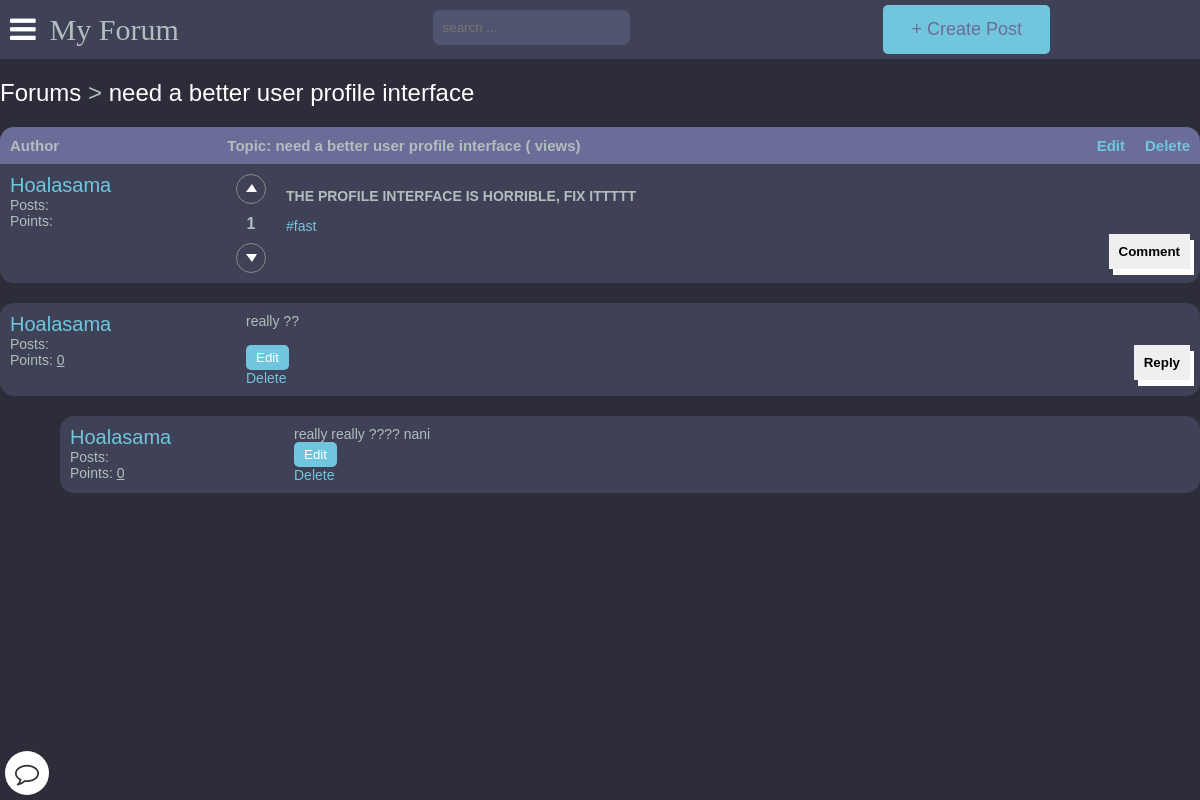
/detail/need-a-better-user-profile-interface-biwmhrnJ/ (signed in), run on the app's committed database.
### main/models.py (models this page shows, shortened)
class Post(models.Model):
    title = models.CharField(max_length=400)
    slug = models.SlugField(max_length=400, unique=True, blank=True)
    user = models.ForeignKey(Author, on_delete=models.CASCADE)
    content = HTMLField()
    categories = models.ManyToManyField(Category)
    date = models.DateTimeField(auto_now_add=True)
    approved = models.BooleanField(default=True)
    image = models.ImageField(upload_to='post_images', blank=True, null=True)
    hit_count_generic = GenericRelation(HitCount, object_id_field='object_pk',
        related_query_name='hit_count_generic_relation'
    )
    tags = TaggableManager()
    comments = models.ManyToManyField(Comment, blank=True)
    def get_vote_count(self):
        upvotes = Vote.objects.filter(post=self, activity_type=Vote.UP_VOTE).count()
        downvotes = Vote.objects.filter(post=self, activity_type=Vote.DOWN_VOTE).count()
        return upvotes - downvotes
    def get_url(self):
        return reverse("detail", kwargs={
            "slug":self.slug
        })
    class Meta:
        ordering = ['-date']

class Author(models.Model):
    user = models.ForeignKey(User, on_delete=models.CASCADE)
    fullname = models.CharField(max_length=40, blank=True)
    slug = models.SlugField(max_length=400, unique=True, blank=True)
    bio = HTMLField(default='none')
    points = models.IntegerField(default=0)
    email = models.EmailField(unique=False,default="example@gmail.com", validators=[EmailValidator(message="Invalid email format")])
    profile_pic = ResizedImageField(size=[400, 400], quality=100, upload_to="authors", default="defaults/default_profile_pic.jpg", null=True, blank=False)
    ROLES = (
        ('user','User'),
        ('teacher','Teacher'),
        ('admin','Admin'),
    )
    roles = models.CharField(max_length=50, choices=ROLES, default="user")

class Comment(models.Model):
    user = models.ForeignKey(Author, on_delete=models.CASCADE)
    content = models.TextField()
    date = models.DateTimeField(auto_now_add=True)
    replies = models.ManyToManyField(Reply, blank=True)

class Reply(models.Model):
    user = models.ForeignKey(Author, on_delete=models.CASCADE)
    content = models.TextField()
    date = models.DateTimeField(auto_now_add=True)
    class Meta:
        verbose_name_plural = "replies"

### main/views.py (the view, shortened to what this page needs)
# urls.py: path("detail/<slug>/", detail, name="detail"),
def detail(request, slug):
    post = get_object_or_404(Post, slug = slug)
    post = Post.objects.get(pk=post.id)
    author = get_object_or_404(Author, user=request.user)
    if request.user.is_authenticated:
        author = Author.objects.get(user=request.user)
    context = {
        "post":post,
        "title": post.title,
        "author": author,
    }
    update_views(request, post)
    return render(request, "detail.html", context)

### main/utils.py (called while the page is built)
def update_views(request, object):
    context ={}
    hit_count = get_hitcount_model().objects.get_for_object(object)
    hits = hit_count.hits
    hitcontext = context["hitcount"] = {"pk": hit_count.pk}
    hit_count_response = HitCountMixin.hit_count(request, hit_count)
    if hit_count_response.hit_counted:
        hits = hits+1
        hitcontext["hitcounted"] = hit_count_response.hit_counted
        hitcontext["hit_message"] = hit_count_response.hit_message
        hitcontext["total_hits"] = hits

### templates/detail.html (shortened to what this page needs)
{% extends 'base.html' %}
{% load hitcount_tags %}
{% block content %}
    <div class="container1">
        <div class="navigate">
            <span><a href="{% url 'home' %}">Forums</a> > <a href="{{post.get_url}}">{{post.title}}</a></span>
        </div>
        <div class="topic-container">
            <div class="head">
                <div class="authors">Author</div>
                <div class="content">Topic: {{post.title}} ({% get_hit_count for post %} views)</div>
                {% if user.is_authenticated and user == post.user.user %}
                <a href="{% url 'edit_post' post.id post.slug %}" class="edit-post" style="display:inline-block; margin-right:20px;">Edit</a>
                <a href="{% url 'delete_post' post.id %}" class="delete-post" style="display:inline-block;">Delete</a>
                {% endif %}
            </div>
            <div class="body" style="border-bottom-left-radius: 1rem;border-bottom-right-radius: 1rem; margin-bottom: 20px;">
                <div class="authors">
                    <div class="username"><a href="{% url 'other_profile' post.user.slug %}">{{post.user.fullname|title}}</a></div>
                    <div>Posts: <u>{{comment.user.num_posts}}</u></div>
                    <div>Points: <u>{{comment.user.points}}</u></div>
                </div>
                <div style="display:inline-block; margin-right:20px;">
                    {% if user.is_authenticated %}
                        {% with user_vote=post.get_user_vote %}
                            <button {% if user_vote and user_vote.vote_type == 'U' %}disabled{% endif %} onclick="upvotePost({{ post.id }})" class="round-button"><span class="triangle-up"></span></button>
                            <h1 id="vote-count-{{ post.id }}" style="display: flex; justify-content: center;">{{ post.get_vote_count }}</h1>
                            <button {% if user_vote and user_vote.vote_type == 'D' %}disabled{% endif %} onclick="downvotePost({{ post.id }})" class="round-button"><span class="triangle-down"></span></button>
                        {% endwith %}
                    {% endif %}
                </div>
                <div class="content" style="display:inline-block;">
                    {{post.content|safe}}
                    <div>
                    {% for tag in post.tags.all %}
                        <a href="{% url 'tagged_posts' tag.slug %}">#{{ tag.name }}</a>
                    {% endfor %}
                    </div>
                    {% if user.is_authenticated %}
                    <div class="comment">
                        <button onclick="showComment()">Comment</button>
                    </div>
                    {% endif %}
                </div>
            </div>
        </div>
        {% for comment in post.comments.all %}
        <div class="comments-container">
            <div class="body" style="border-radius: 1rem;margin-bottom: 20px;" >
                <div class="authors">
                    <div class="username"><a href="{% url 'other_profile' comment.user.slug %}">{{comment.user.fullname|title}}</a></div>
                    <div>Posts: <u>{{comment.user.num_posts}}</u></div>
                    <div>Points: <u>{{comment.user.points}}</u></div>
                </div>
                <div class="content">
                    <div class="comment-content">{{comment.content}}</div>
                    <br>
                    {% if user.is_authenticated %}
                    <div class="comment">
                        <button onclick="showReplies('comment{{comment.id}}')">Reply</button>
                    </div>
                    {% endif %}
                    {% if user.is_authenticated and user == comment.user.user %}
                        <button onclick="editComment('{{comment.id}}')" class="post-button">Edit</button>
                        <br>
                        <a href="{% url 'delete_comment' comment.id post.slug %}" class="delete-comment">Delete</a>
                    {% endif %}
                </div>
            </div>
        </div>
        {% for reply in comment.replies.all %}
        <div class="comments-container" style="width: 95%;  margin-left:5%;">
            <div class="body" style="border-radius: 1rem;margin-bottom: 20px;">
                <div class="authors">
                    <div class="username"><a href="{% url 'other_profile' reply.user.slug %}">{{reply.user.fullname|title}}</a></div>
                    <div>Posts: <u>{{reply.user.num_posts}}</u></div>
                    <div>Points: <u>{{reply.user.points}}</u></div>
                </div>
                <div class="content">
                    {{reply.content}}
                    <br>
                    {% if user.is_authenticated and user == reply.user.user %}
                        <button onclick="editReply('{{reply.id}}')" class="post-button">Edit</button>
                        <br>
                        <a href="{% url 'delete_reply' reply.id post.slug %}" class="delete-reply">Delete</a>
                    {% endif %}
                </div>
            </div>
        </div>
        {% endfor %}
        {% endfor %}
    </div>
    {% endblock content %}

### static/style.css (style rules this page uses)
:root { --color-main: #71c6dd; --color-main-light: #e1f6fb; --color-dark: #3f4156; --color-dark-medium: #51546e; --color-dark-light: #696d97; --color-light: #e5e5e5; --color-gray: #8b8b8b; --color-light-gray: #b2bdbd; --color-bg: #2d2d39; --color-success: #5dd693; --color-error: #fc4b0b; }
* { box-sizing: border-box; }
html { font-size: 14px; font-family: Arial, Helvetica, sans-serif; background-color:var(--color-bg); color:var(--color-light-gray); }
a { display: inline-block; color: var(--color-main); text-decoration: none; }
h1 { font-size:16px; font-weight: bolder; }
div { display: block; }
.round-button { width: 30px; height: 30px; border-radius: 50%; border: none; background-color: var(--color-dark); color: #fff; font-size: 20px; cursor: pointer; border: solid 1px var(--color-gray); }
.triangle-up { width: 0; height: 0; border-left: 6px solid transparent; border-right: 5px solid transparent; border-bottom: 8px solid rgb(255, 255, 255); display: inline-block; position: relative; top: -1px; }
.triangle-down { width: 0; height: 0; border-left: 6px solid transparent; border-right: 5px solid transparent; border-top: 8px solid rgb(255, 255, 255); display: inline-block; position: relative; top: 0px; }
.navigate { margin-block: 20px; font-weight: lighter; font-size: 24px; }
.navigate a { color: #fff; }
.head { display: flex; background-color: var(--color-dark-light); padding: 10px; font-weight: bold; font-size: 15px; border-top-left-radius: 1rem; border-top-right-radius: 1rem; }
.authors { flex: 20%; }
.content { flex: 80%; }
.body { display: flex; background-color: var(--color-dark); padding: 10px; position: relative; }
.body .authors .username { font-size: 20px; }
.body .content .comment button { border:none; padding:10px; font-weight: bolder; box-shadow: 4px 6px #fff; cursor: pointer; float: right; }
body { margin:0px; background-color: var(--color-bg); }

### templates/detail.html (style rules this page uses)
.post-button { background-color: var(--color-main); cursor: pointer; color: #fff; padding: 5px 10px; border: none; border-radius: 5px; }

### data on the page
Post: title "need a better user profile interface", user.fullname "Hoalasama", get_vote_count "1", content "THE PROFILE INTERFACE IS HORRIBLE, FIX ITTTTT"
Tag: name "fast"
Comment: user.fullname "Hoalasama", user.points "0", content "really ??"
Reply: user.fullname "Hoalasama", user.points "0", content "really really ???? nani"
